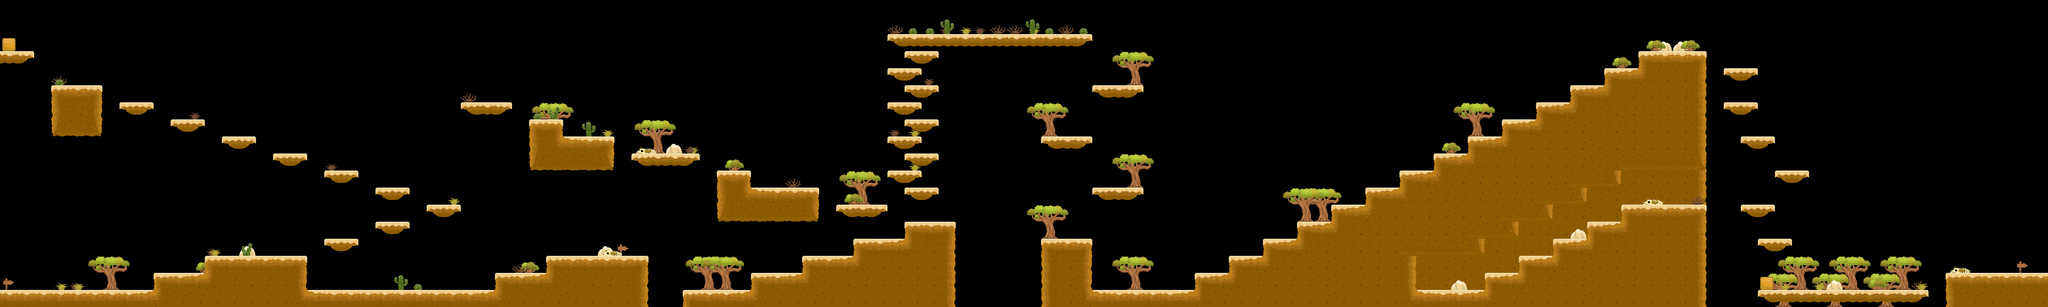

Rendered tile map (Tiled .tmx) drawn with the repository's tilesets; below, a short description and the map source with its tile grids summarised:
An orthogonal 120x18 tile map with 128x128 px tiles, 2 tile layers (background, foreground).

<map version="1.0" orientation="orthogonal" renderorder="right-down" width="120" height="18" tilewidth="128" tileheight="128" nextobjectid="1">
 <tileset firstgid="1" name="gameart2d-desert" tilewidth="128" tileheight="128" tilecount="40" columns="5">
  <image source="../Tilesets/gameart2d-desert.png" width="640" height="1024" />
  <tile id="2">
   <properties>
    <property name="type" type="int" value="1" />
   </properties>
  </tile>
  <tile id="7">
   <properties>
    <property name="type" type="int" value="1" />
   </properties>
  </tile>
 </tileset>
 <layer name="background" width="120" height="18">
  <data>[2160 cells, 164 non-empty, 20 distinct tile ids]</data>
 </layer>
 <layer name="foreground" width="120" height="18">
  <data>[2160 cells, 622 non-empty, 38 distinct tile ids]</data>
 </layer>
</map>
